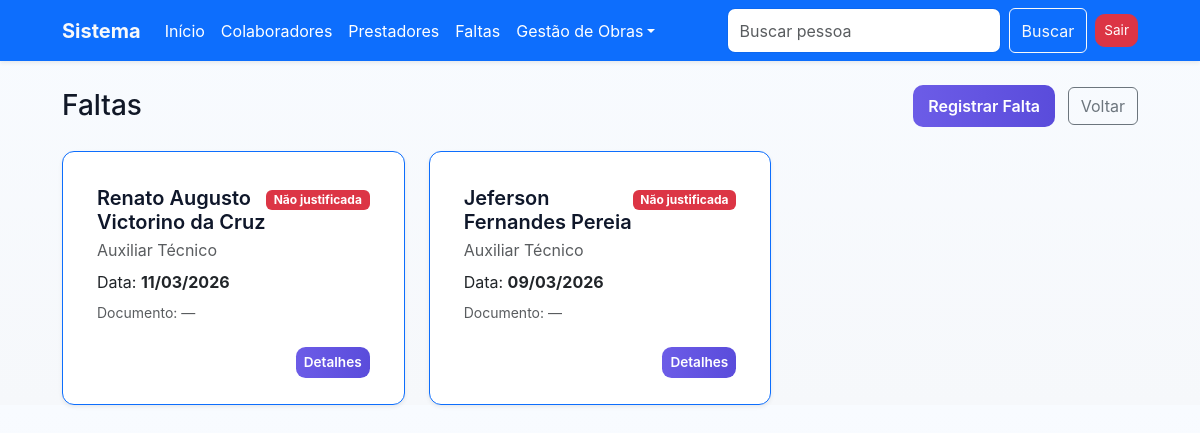
/faltas/ (signed in), run on an earlier commit of the app's database.
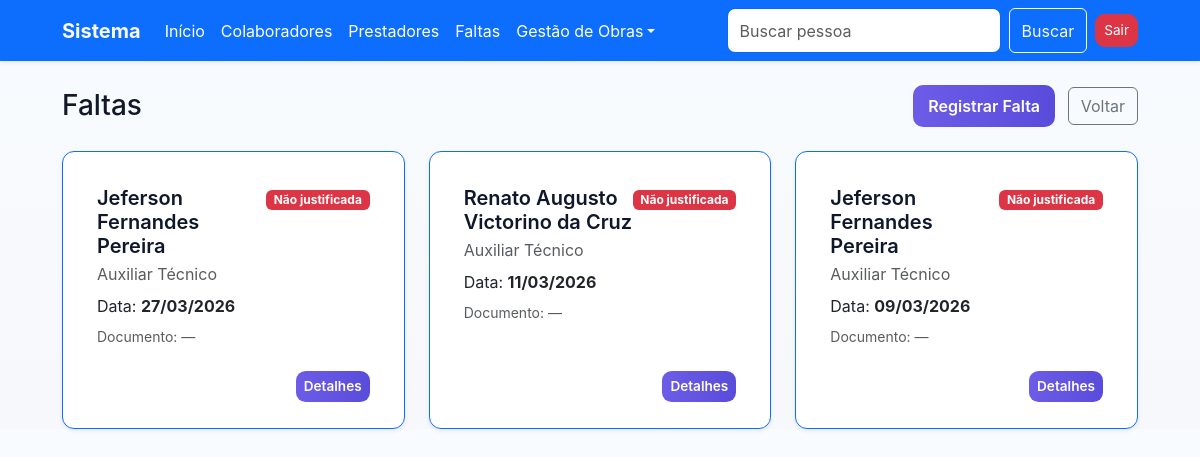
And on a later commit of the database.
### cadastro/models.py (models this page shows, shortened)
class Faltas(models.Model):
    nome = models.ForeignKey(Pessoa, on_delete=models.CASCADE)
    data_falta = models.DateField('Data da Falta')
    justificada = models.BooleanField('Justificada', default=False)

class Pessoa(models.Model):
    nome = models.CharField('Nome', max_length=100)
    data_admissao = models.DateField(
        'Data de Admissão', null=True, blank=True)
    funcao = models.CharField('Função', max_length=100, null=True, blank=True)
    endereco = models.CharField(
        'Endereço', max_length=255, null=True, blank=True)
    documento = models.CharField(
        'Documento', max_length=50, null=True, blank=True)
    prestador = models.ForeignKey(
        'Prestador', on_delete=models.CASCADE, null=True, blank=True)

### cadastro/views.py (the view)
# urls.py: path('faltas/', FaltasListView.as_view(), name='faltas_list'),
class FaltasListView(LoginRequiredMixin, ListView):
    model = Faltas
    template_name = 'faltas_list.html'
    context_object_name = 'faltas'
    ordering = ['-data_falta']

### usuario/views.py (called while the page is built)
    def dispatch(self, request, *args, **kwargs):
        if not request.session.get('logado'):
            messages.error(
                request, 'Acesso negado. Por favor, realize o login.')
            return redirect('usuario_login')
        return super().dispatch(request, *args, **kwargs)

### cadastro/templates/faltas_list.html (shortened to what this page needs)
{% extends 'base.html' %}
{% block content %}
<div class="d-flex justify-content-between align-items-center mb-4">
    <h1 class="h3 mb-0">Faltas</h1>
    <div>
        <a href="{% url 'faltas_create' %}" class="btn btn-primary me-2">Registrar Falta</a>
        <a href="/" class="btn btn-outline-secondary">Voltar</a>
    </div>
</div>
{% if faltas %}
<div class="row gy-4">
    {% for falta in faltas %}
    <div class="col-12 col-md-6 col-lg-4">
        <div class="card shadow-sm h-100 bborder-end border border-primary">
            <div class="card-body">
                <div class="d-flex justify-content-between align-items-start mb-2">
                    <div>
                        <h5 class="card-title mb-1">{{ falta.nome.nome }}</h5>
                        <p class="text-muted mb-0">{{ falta.nome.funcao }}</p>
                    </div>
                    <div class="text-end">
                        {% if falta.justificada %}
                        <span class="badge bg-success">Justificada</span>
                        {% else %}
                        <span class="badge bg-danger">Não justificada</span>
                        {% endif %}
                    </div>
                </div>
                <p class="mb-2">Data: <strong>{{ falta.data_falta|date:"d/m/Y" }}</strong></p>
                <div class="small text-muted">Documento: {{ falta.nome.documento|default:'—' }}</div>
            </div>
            <div class="card-footer bg-transparent border-0 d-flex justify-content-end">
                <a href="#" class="btn btn-sm btn-primary">Detalhes</a>
            </div>
        </div>
    </div>
    {% endfor %}
</div>
{% else %}
    <div class="text-center py-5">
        <h4 class="text-muted">Nenhuma falta registrada.</h4>
        <p class="text-muted">Quando houver faltas, elas aparecerão aqui.</p>
    </div>
{% endif %}
{% endblock %}

What changed in the data, as far as the page shows it:
added Faltas: nome.nome "Jeferson Fernandes Pereira", nome.funcao "Auxiliar Técnico", justificada "Não justificada", data_falta "27/03/2026", nome.documento "—"
changed through a linked row, Faltas (number 3 of 3 on the later page): nome.nome "Jeferson Fernandes Pereia" → "Jeferson Fernandes Pereira"
